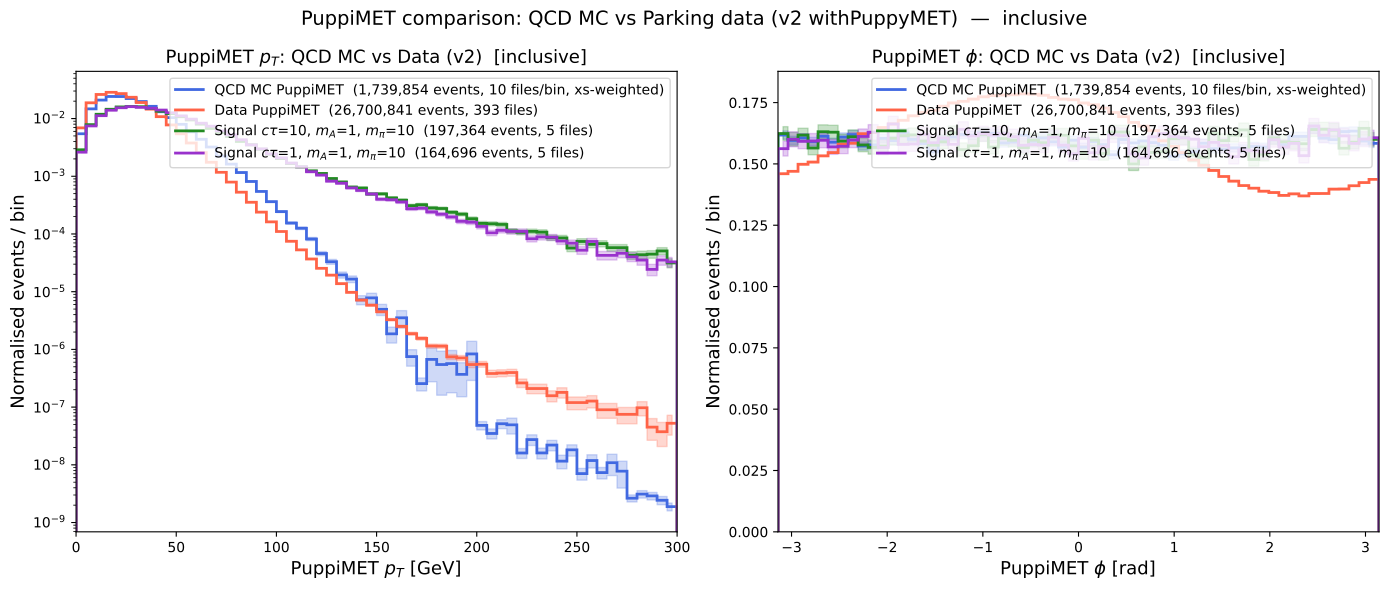

Recreate this plot in Python.
#!/usr/bin/env python3
"""Compare PuppiMET from QCD MC vs Parking data, both from 2024__v2_withPuppyMET.

Run after sourcing setup.sh:
    python _tools/compareMET.py [--output path.pdf] [--bins N] [--xmax GeV]
                                [--max-qcd-files N]
"""

import argparse
import os
import subprocess
import sys
import numpy as np
import matplotlib
matplotlib.use("Agg")
import matplotlib.pyplot as plt
from matplotlib.backends.backend_pdf import PdfPages

XRD_SERVER  = "root://gfe02.grid.hep.ph.ic.ac.uk/"
BASE        = "/pnfs/hep.ph.ic.ac.uk/data/cms/store/user/tafoyava/samples/bParking/2024__v2_withPuppyMET"
QCD_BASE    = BASE
DATA_BASE   = BASE

SIG_BASE       = BASE
SIGNAL_SAMPLES = [
    (f"{SIG_BASE}/GluGluHToDarkShowers-ScenarioA_Par-ctau-10-mA-1p00-mpi-10_TuneCP5_13p6TeV_powheg-pythia8",
     r"Signal $c\tau$=10, $m_A$=1, $m_\pi$=10"),
    (f"{SIG_BASE}/GluGluHToDarkShowers-ScenarioA_Par-ctau-1p0-mA-1p00-mpi-10_TuneCP5_13p6TeV_powheg-pythia8",
     r"Signal $c\tau$=1, $m_A$=1, $m_\pi$=10"),
]
SIG_COLORS = ["forestgreen", "darkorchid"]

QCD_BRANCHES  = ["PuppiMET_pt", "PuppiMET_phi"]
DATA_BRANCHES = ["PuppiMET_pt", "PuppiMET_phi"]
TREE_NAME     = "Events"

# Cross-sections (pb) for QCD MuEnriched PT-hat bins at 13.6 TeV.
# Keys match the PT range extracted from the directory name.
QCD_XS = {
    "15to20":    2799000,
    "20to30":    2526000,
    "30to50":    1362000,
    "50to80":     376600,
    "80to120":     88930,
    "120to170":    21230,
    "170to300":     7055,
    "300to470":      619,
    "470to600":    59.24,
    "600to800":    18.21,
    "800to1000":   3.275,
    "1000":         1.078,
}

# setup.sh sets X509_USER_PROXY to a stale copy — override in-process so both
# uproot's XRootD reads and xrdfs subprocesses use the fresh system proxy.
os.environ["X509_USER_PROXY"] = f"/tmp/x509up_u{os.getuid()}"
_XRDFS_ENV  = os.environ


def log(msg, **kwargs):
    print(msg, flush=True, **kwargs)


def get_qcd_xs(dirname):
    """Return cross-section (pb) for a QCD PT-bin directory, or None if unrecognised."""
    import re
    m = re.search(r"QCD_Bin-PT-([^_]+)", dirname)
    if not m:
        return None
    return QCD_XS.get(m.group(1))


# Run-3 MET filters (year > 2018).
# Required: must be present in the tree; missing branch raises a warning and fails all events.
_MET_FLAGS_REQUIRED = [
    "Flag_goodVertices",
    "Flag_globalSuperTightHalo2016Filter",
    "Flag_EcalDeadCellTriggerPrimitiveFilter",
    "Flag_BadPFMuonFilter",
    "Flag_BadPFMuonDzFilter",
    "Flag_hfNoisyHitsFilter",
]
# Optional: applied when present, treated as passing when absent (mirrors MetFilterProducer).
_MET_FLAG_OPTIONAL  = "Flag_ecalBadCalibFilter"
_MET_FLAG_DATA_ONLY = "Flag_eeBadScFilter"


def met_filter_mask(tree, is_mc, apply=True):
    """Boolean mask of events passing Run-3 MET filters."""
    if not apply:
        return np.ones(tree.num_entries, dtype=bool)
    keys  = set(tree.keys())
    mask  = np.ones(tree.num_entries, dtype=bool)
    for flag in _MET_FLAGS_REQUIRED:
        if flag not in keys:
            log(f"  [warn] required MET flag '{flag}' missing from tree — failing all events",
                file=sys.stderr)
            return np.zeros(tree.num_entries, dtype=bool)
        mask &= tree[flag].array(library="np").astype(bool)
    if _MET_FLAG_OPTIONAL in keys:
        mask &= tree[_MET_FLAG_OPTIONAL].array(library="np").astype(bool)
    if not is_mc and _MET_FLAG_DATA_ONLY in keys:
        mask &= tree[_MET_FLAG_DATA_ONLY].array(library="np").astype(bool)
    return mask


def xrdfs_ls(path, server=None):
    """Return list of (full_path, is_dir) for entries in *path* via xrdfs."""
    srv = server or XRD_SERVER
    result = subprocess.run(
        ["xrdfs", srv, "ls", "-l", path],
        capture_output=True, text=True, env=_XRDFS_ENV,
    )
    entries = []
    for line in result.stdout.splitlines():
        line = line.strip()
        if not line:
            continue
        # xrdfs -l output: flags  size  date  time  full_path
        parts  = line.split()
        flags  = parts[0]
        name   = parts[-1]
        is_dir = flags.startswith("d")
        entries.append((name, is_dir))
    return entries


def list_root_files(directory, indent="  ", cap=None, server=None):
    """Recursively collect XRootD URLs for every .root file under *directory*.
    Stops early once *cap* files have been collected (None = no limit)."""
    srv = server or XRD_SERVER
    entries = xrdfs_ls(directory, server=srv)
    files = []
    for path, is_dir in entries:
        if cap and len(files) >= cap:
            break
        if is_dir:
            log(f"{indent}-> {path.split('/')[-1]}/")
            remaining = (cap - len(files)) if cap else None
            files.extend(list_root_files(path, indent + "  ", cap=remaining, server=srv))
        elif path.endswith(".root"):
            files.append(srv + path)
    log(f"{indent}   {len(files)} .root files found under {directory.split('/')[-1]}")
    return files


def read_branches(urls, branches, label, is_mc=False, apply_met=True):
    """Read *branches* from every URL; return a dict {branch: flat numpy array}."""
    import uproot
    accum = {b: [] for b in branches}
    n = len(urls)
    for i, url in enumerate(urls, 1):
        fname = url.split("/")[-1]
        log(f"  [{i}/{n}] {fname}")
        try:
            with uproot.open(f"{url}:{TREE_NAME}") as tree:
                mask = met_filter_mask(tree, is_mc, apply=apply_met)
                nevt = int(mask.sum())
                for b in branches:
                    accum[b].append(tree[b].array(library="np")[mask])
            suffix = " (after MET filters)" if apply_met else " (no MET filters)"
            log(f"         -> {nevt:,} events{suffix}")
        except Exception as exc:
            log(f"  [warn] skipping {fname}: {exc}", file=sys.stderr)
    return {b: (np.concatenate(arrs) if arrs else np.array([], dtype=np.float32))
            for b, arrs in accum.items()}


def main():
    parser = argparse.ArgumentParser(
        description="Plot PuppiMET: QCD MC vs Parking data, both from v2_withPuppyMET")
    parser.add_argument("--output", default="compareMET.pdf",
                        help="Output file (default: compareMET.pdf)")
    parser.add_argument("--bins", type=int, default=60,
                        help="Number of histogram bins (default: 60)")
    parser.add_argument("--xmax", type=float, default=300,
                        help="Upper MET axis limit in GeV (default: 300)")
    parser.add_argument("--max-qcd-files", type=int, default=10,
                        help="Cap QCD files per PT bin (default: 10)")
    parser.add_argument("--test", action="store_true",
                        help="Quick check: read 1 file per sample (QCD, data, each signal)")
    parser.add_argument("--no-met-filter", action="store_true",
                        help="Skip MET filters — plot inclusive distributions")
    args = parser.parse_args()

    # --- QCD files (all PT bins, from v1 base) ---
    log(f"Connecting to {XRD_SERVER} ...")
    log(f"Listing QCD base {QCD_BASE} ...")
    qcd_top = xrdfs_ls(QCD_BASE)
    if not qcd_top:
        log(f"ERROR: cannot list {QCD_BASE} — check proxy / server", file=sys.stderr)
        sys.exit(1)
    log(f"  {len(qcd_top)} top-level entries found")

    qcd_dirs = sorted(e for e in qcd_top if e[0].split("/")[-1].startswith("QCD_Bin-PT-"))
    log(f"\n[QCD] Scanning {len(qcd_dirs)} PT-bin directories (xs-weighted)...")
    file_cap = 1 if args.test else args.max_qcd_files

    # --- Parking data files (v2 withPuppyMET, all files) ---
    log(f"\nListing data base {DATA_BASE} ...")
    data_top = xrdfs_ls(DATA_BASE)
    if not data_top:
        log(f"ERROR: cannot list {DATA_BASE} — check proxy / server", file=sys.stderr)
        sys.exit(1)
    log(f"  {len(data_top)} top-level entries found")

    data_dirs = sorted(e for e in data_top if e[0].split("/")[-1].startswith("Parking"))
    log(f"\n[Data] Scanning {len(data_dirs)} Parking directories...")
    data_files = []
    for path, _ in data_dirs:
        log(f"  {path.split('/')[-1]}")
        before = len(data_files)
        data_files.extend(list_root_files(path, cap=1 if args.test else None))
        log(f"    subtotal: {len(data_files) - before} files")
        if args.test and data_files:
            break
    log(f"  => {len(data_files)} Parking files total ({len(data_dirs)} streams)")

    # --- read QCD bin by bin with cross-section weighting ---
    apply_met = not args.no_met_filter
    qcd_parts = {b: [] for b in QCD_BRANCHES}
    qcd_w_parts = []
    total_qcd_files = 0
    for path, _ in qcd_dirs:
        bin_name = path.split("/")[-1]
        xs = get_qcd_xs(bin_name)
        if xs is None:
            log(f"  [warn] no cross-section for {bin_name} — skipping", file=sys.stderr)
            continue
        log(f"  {bin_name}  (xs={xs} pb)")
        bin_files = list_root_files(path, cap=file_cap)
        total_qcd_files += len(bin_files)
        if not bin_files:
            continue
        bin_data = read_branches(bin_files, QCD_BRANCHES, bin_name, is_mc=True, apply_met=apply_met)
        n_bin = len(bin_data[QCD_BRANCHES[0]])
        if n_bin == 0:
            continue
        w = xs / n_bin
        log(f"    {n_bin:,} events, weight = {w:.4e}")
        for b in QCD_BRANCHES:
            qcd_parts[b].append(bin_data[b])
        qcd_w_parts.append(np.full(n_bin, w))
        if args.test and qcd_w_parts:
            break
    qcd = {b: np.concatenate(qcd_parts[b]) if qcd_parts[b] else np.array([], dtype=np.float32)
           for b in QCD_BRANCHES}
    qcd["weight"] = np.concatenate(qcd_w_parts) if qcd_w_parts else np.array([])
    log(f"  => {len(qcd['PuppiMET_pt']):,} QCD events total from {total_qcd_files} files")

    log(f"\n[Data] Reading {DATA_BRANCHES} from {len(data_files)} files...")
    data = read_branches(data_files, DATA_BRANCHES, "Data", is_mc=False, apply_met=apply_met)
    log(f"  => {len(data['PuppiMET_pt']):,} data events total")

    # --- Signal files ---
    signals = []
    for sig_path, sig_label in SIGNAL_SAMPLES:
        short = sig_path.split("/")[-1]
        log(f"\n[Signal] Listing {short} ...")
        sig_files = list_root_files(sig_path, cap=1 if args.test else None)
        log(f"  => {len(sig_files)} signal files")
        log(f"[Signal] Reading PuppiMET branches ...")
        sig_data = read_branches(sig_files, ["PuppiMET_pt", "PuppiMET_phi"], "Signal", is_mc=True, apply_met=apply_met)
        log(f"  => {len(sig_data['PuppiMET_pt']):,} signal events")
        signals.append((sig_data, sig_label, len(sig_files)))

    n_qcd  = len(qcd["PuppiMET_pt"])
    n_data = len(data["PuppiMET_pt"])

    qcd_detail = f"{file_cap} files/bin" if file_cap else "all files"

    bins_pt  = np.linspace(0, args.xmax, args.bins + 1)
    bins_phi = np.linspace(-np.pi, np.pi, args.bins + 1)

    def plot_with_errors(ax, values, bins, color, label, weights=None):
        counts, edges = np.histogram(values, bins=bins, weights=weights)
        # Error: sqrt(sum(w^2)) per bin; for unweighted this reduces to sqrt(N)
        w2 = weights ** 2 if weights is not None else None
        counts_w2, _ = np.histogram(values, bins=bins, weights=w2)
        widths  = np.diff(edges)
        total   = counts.sum()
        norm    = counts / (total * widths) if total > 0 else counts * 0.0
        err     = np.sqrt(counts_w2) / (total * widths) if total > 0 else counts * 0.0
        centres = 0.5 * (edges[:-1] + edges[1:])
        ax.stairs(norm, edges, color=color, linewidth=2, label=label)
        ax.fill_between(centres, norm - err, norm + err,
                        step="mid", alpha=0.25, color=color)

    def make_page(pt_cut):
        # All cuts are on PuppiMET_pt; use `is not None` so pt_cut=0 would also work
        mask_q = qcd["PuppiMET_pt"]  > pt_cut if pt_cut is not None else slice(None)
        mask_d = data["PuppiMET_pt"] > pt_cut if pt_cut is not None else slice(None)
        q_pt  = qcd["PuppiMET_pt"][mask_q];   q_phi  = qcd["PuppiMET_phi"][mask_q]
        q_w   = qcd["weight"][mask_q]
        d_pt  = data["PuppiMET_pt"][mask_d];  d_phi  = data["PuppiMET_phi"][mask_d]

        cut_str    = rf"PuppiMET $p_T > {pt_cut}$ GeV" if pt_cut is not None else "inclusive"
        qcd_label  = f"QCD MC PuppiMET  ({len(q_pt):,} events, {qcd_detail}, xs-weighted)"
        data_label = f"Data PuppiMET  ({len(d_pt):,} events, {len(data_files)} files)"

        fig, (ax_pt, ax_phi) = plt.subplots(1, 2, figsize=(14, 6))

        plot_with_errors(ax_pt, q_pt, bins_pt, "royalblue", qcd_label, weights=q_w)
        plot_with_errors(ax_pt, d_pt, bins_pt, "tomato",    data_label)
        plot_with_errors(ax_phi, q_phi, bins_phi, "royalblue", qcd_label, weights=q_w)
        plot_with_errors(ax_phi, d_phi, bins_phi, "tomato",    data_label)

        for (sig_data, sig_label_base, sig_nfiles), color in zip(signals, SIG_COLORS):
            # cut on PuppiMET_pt, consistent with QCD and data masks above
            mask_s = sig_data["PuppiMET_pt"] > pt_cut if pt_cut is not None else slice(None)
            s_pt   = sig_data["PuppiMET_pt"][mask_s]
            s_phi  = sig_data["PuppiMET_phi"][mask_s]
            if len(s_pt) == 0:
                log(f"  [warn] {sig_label_base}: 0 events after cut — skipping", file=sys.stderr)
                continue
            s_label = f"{sig_label_base}  ({len(s_pt):,} events, {sig_nfiles} files)"
            plot_with_errors(ax_pt,  s_pt,  bins_pt,  color, s_label)
            plot_with_errors(ax_phi, s_phi, bins_phi, color, s_label)

        ax_pt.set_xlabel(r"PuppiMET $p_T$ [GeV]", fontsize=13)
        ax_pt.set_ylabel("Normalised events / bin", fontsize=13)
        ax_pt.set_title(rf"PuppiMET $p_T$: QCD MC vs Data (v2)  [{cut_str}]", fontsize=13)
        ax_pt.set_yscale("log")
        ax_pt.set_xlim(0, args.xmax)
        ax_pt.legend(fontsize=10)

        ax_phi.set_xlabel(r"PuppiMET $\phi$ [rad]", fontsize=13)
        ax_phi.set_ylabel("Normalised events / bin", fontsize=13)
        ax_phi.set_title(rf"PuppiMET $\phi$: QCD MC vs Data (v2)  [{cut_str}]", fontsize=13)
        ax_phi.set_xlim(-np.pi, np.pi)
        ax_phi.legend(fontsize=10)

        fig.suptitle(f"PuppiMET comparison: QCD MC vs Parking data (v2 withPuppyMET)  —  {cut_str}",
                     fontsize=14)
        fig.tight_layout()
        return fig

    # --- save 3-page PDF ---
    with PdfPages(args.output) as pdf:
        for pt_cut in [None, 30, 50]:
            fig = make_page(pt_cut)
            pdf.savefig(fig, bbox_inches="tight")
            plt.close(fig)
    print(f"Saved: {args.output}")


if __name__ == "__main__":
    main()
